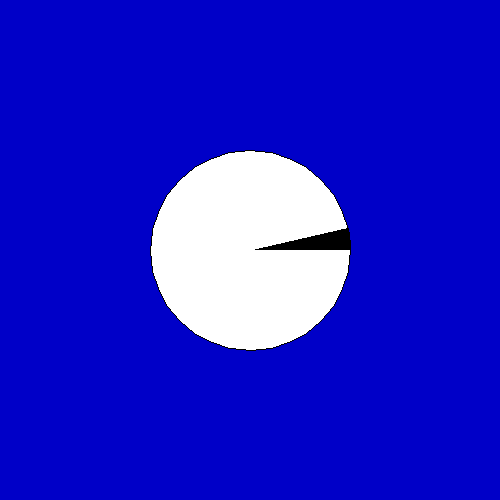
Frame 1 (no input)
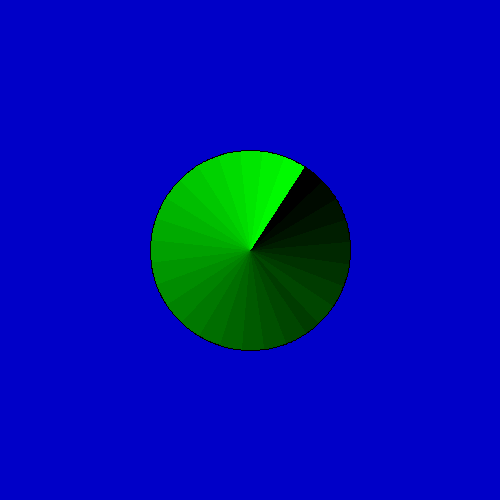
Frame 60 (the mouse pressed at the canvas centre just before this capture)
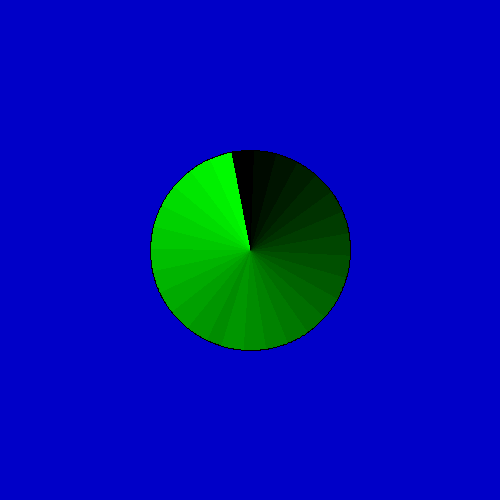
Frame 120 (the mouse held since frame 60 and released just before this capture)

The Processing sketch that drew these frames (run headless with seeded random() and noise(); from frame 60 on, the mouse is pressed at the canvas centre):

// Processing sketch: arcs_j
// ── arcs_j.pde
/// Processing program in mode 2 - with visible subroutines.
//*/////////////////////////////////////////////////////////

void setup() //It is executed once - after starting
{
  size(500,500);
  background(0,0,200); // rgB
  noSmooth(); 
  ellipse(250, 250, 200, 200);
}

int i=0,j=0; ///< two global variable.

void draw() // use external i,j
{
  if(i>255) i=0; 
  fill(0,i,0); //rGb
  arc(250, 250, 200, 200, radians(j-13),radians(j));
  i+=10;
  j+=13;
}

/// @date 2026 ( → https://github.com/borkowsk/bookProcessingEN)
